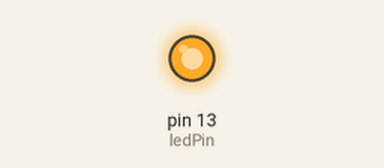
The sketch below on a simulated Arduino Uno, built with avr-gcc and run on an emulated ATmega328P. Parts: output pins drawn as LEDs (lit = HIGH).

Above: at 0.7 s.
At 27.2 s:
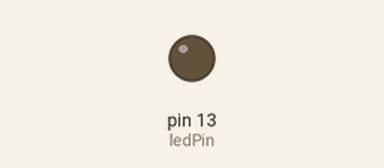
Timing chart, 0 to 31.2 s (numbered marks = the images above):
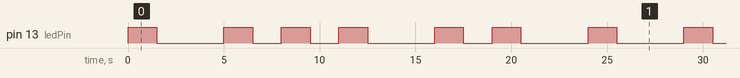

The sketch:

SIT210_1.1P.ino
```cpp
// Pin Assignments

int ledPin = 13;

// Constant values for time of flashes
const int dash = 1500;
const int dot = 500;
const int space_letter = 1500;
const int space_words = 3500;


void setup() {
  // initialize digital pin 13 as an output.
  pinMode(ledPin, OUTPUT);
}


void flash_dash(){
  digitalWrite(LED_BUILTIN, HIGH);  // turn the LED on (HIGH is the voltage level)
  delay(dash);
  digitalWrite(LED_BUILTIN, LOW);   // turn the LED off by making the voltage LOW
}

void flash_dot(){
  digitalWrite(LED_BUILTIN, HIGH);  // turn the LED on (HIGH is the voltage level)
  delay(dash);
  digitalWrite(LED_BUILTIN, LOW);   // turn the LED off by making the voltage LOW
}


void loop()
{
  // T
  flash_dash();
  delay(space_words);

  // O
  flash_dash();
  delay(space_letter);
  flash_dash();
  delay(space_letter);
  flash_dash();
  delay(space_words);

  // M
  flash_dash();
  delay(space_letter);
  flash_dash();
  delay(space_words);

}
```

Measured:
- by itself, pin 13 (ledPin): repeats every 24.0 s: LOW 3.5 s, 2 × (HIGH 1.5 s, LOW 1.5 s), HIGH 1.5 s, LOW 3.5 s, HIGH 1.5 s, LOW 1.5 s, HIGH 1.5 s, LOW 3.5 s, HIGH 1.5 s
- by itself, everything shown: repeats every 24.0 s, in 12 steps
